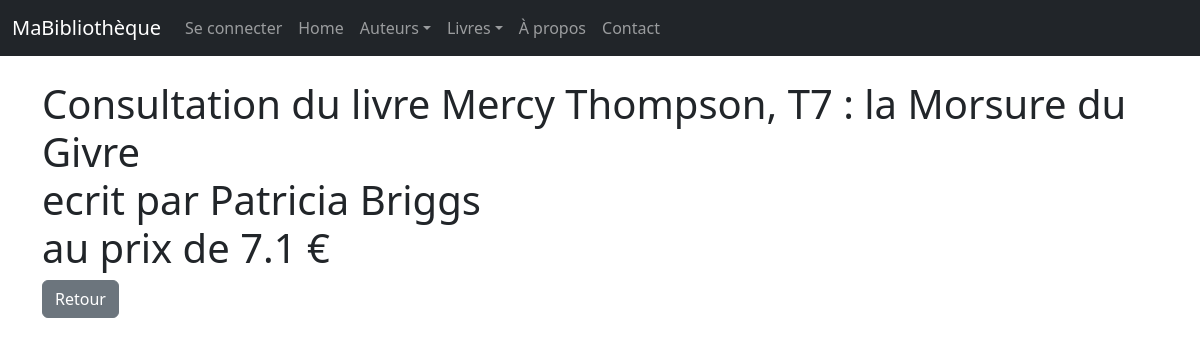
Page /livres/71/view/ on the committed database.
### monApp/models.py (models this page shows, shortened)
class Livre(db.Model):
    idL = db.Column( db.Integer, primary_key=True )
    Prix = db.Column( db.Float )
    Titre = db.Column( db.String(100) )
    Url = db.Column( db.String(255) )
    Img = db.Column( db.String(255) )
    auteur_id = db.Column (db.Integer , db.ForeignKey ("auteur.idA") )
    auteur = db.relationship ("Auteur", backref =db.backref ("livres", lazy="dynamic") )

class Auteur(db.Model):
    idA = db.Column( db.Integer, primary_key=True )
    Nom = db.Column( db.String(100) ,unique=True)

### monApp/views.py (the view)
@app.route('/livres/<idL>/view/')
def viewLivre(idL):
    unLivre = Livre.query.get(idL)
    unForm = FormLivre(idL=unLivre.idL , Titre=unLivre.Titre , Auteur=unLivre.auteur)
    return render_template("livre_view.html",selectedLivre=unLivre, viewForm=unForm)

### monApp/templates/livre_view.html (shortened to what this page needs)
{% extends "base.html" %}
{% block main %}
<h1> Consultation du livre {{ selectedLivre.Titre }} <br> ecrit par {{selectedLivre.auteur.Nom}} <br> au prix de {{selectedLivre.Prix}} €</h1>
<form role="form" method="POST" action="">
<a href="{{ url_for('getLivres') }}" class="btn btn-secondary">Retour</a>
</form >
{% endblock %}

### monApp/static/css/style.css (style rules this page uses)
h1 { color: red; }
body { font-family: sans-serif; }

### rows in the picture
Livre: Titre "Mercy Thompson, T7 : la Morsure du Givre", Prix "7.1"
Auteur: auteur.Nom "Patricia Briggs"
